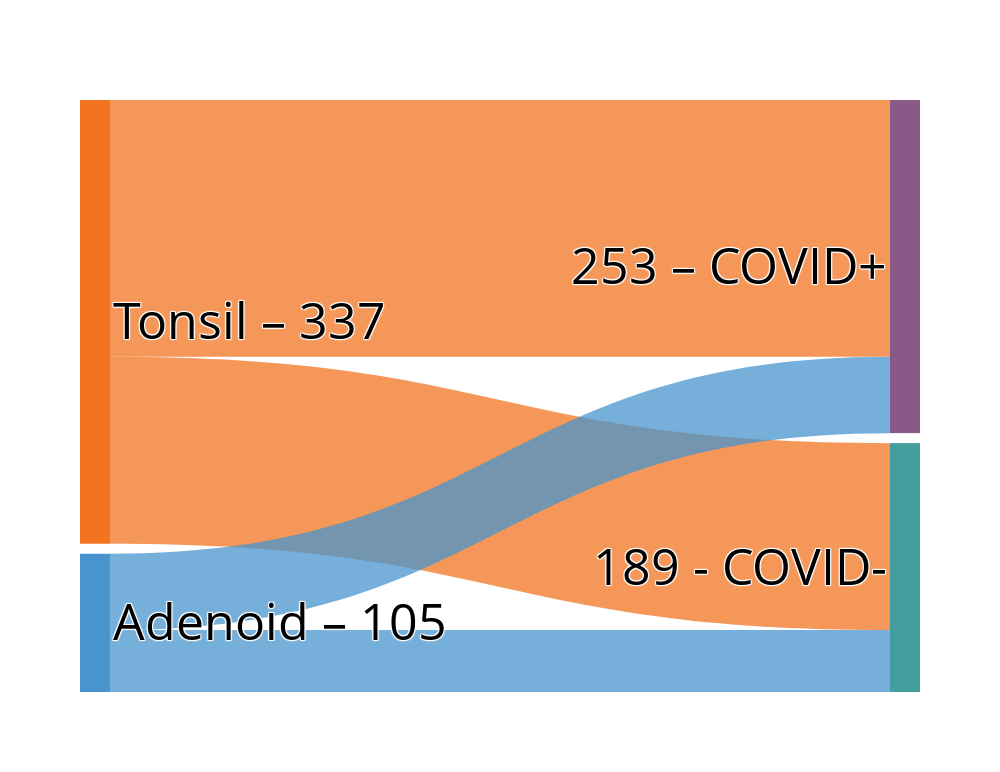

Write notebook code for a chart like this one.
### Code cell
import pandas as pd
import numpy as np
import plotly.graph_objs as go
from plotly.offline import download_plotlyjs, init_notebook_mode, plot, iplot
init_notebook_mode(connected=True)

# Original data
# data = [['Source','Target','Value','Color','Node, Label','Link Color'],
#     [0,5,20,'#F27420','Remain+No – 28','rgba(253, 227, 212, 0.5)'],
#     [0,6,3,'#4994CE','Leave+No – 16','rgba(242, 116, 32, 1)'],
#     [0,7,5,'#FABC13','Remain+Yes – 21','rgba(253, 227, 212, 0.5)'],
#     [1,5,14,'#7FC241','Leave+Yes – 14','rgba(219, 233, 246, 0.5)'],
#     [1,6,1,'#D3D3D3','Didn’t vote in at least one referendum – 21','rgba(73, 148, 206, 1)'],
#     [1,7,1,'#8A5988','46 – No','rgba(219, 233, 246,0.5)'],
#     [2,5,3,'#449E9E','39 – Yes','rgba(250, 188, 19, 1)'],
#     [2,6,17,'#D3D3D3','14 – Don’t know / would not vote','rgba(250, 188, 19, 0.5)'],
#     [2,7,2,'','','rgba(250, 188, 19, 0.5)'],
#     [3,5,3,'','','rgba(127, 194, 65, 1)'],
#     [3,6,9,'','','rgba(127, 194, 65, 0.5)'],
#     [3,7,2,'','','rgba(127, 194, 65, 0.5)'],
#     [4,5,5,'','','rgba(211, 211, 211, 0.5)'],
#     [4,6,9,'','','rgba(211, 211, 211, 0.5)'],
#     [4,7,8,'','','rgba(211, 211, 211, 0.5)']
#     ]

data = [['Source','Target','Value','Color','Node, Label','Link Color'],
    [0,2,195,'#F27420','Tonsil – 337', 'rgba(242, 116, 32, 0.75)'],
    [0,3,142,'#4994CE','Adenoid – 105', 'rgba(242, 116, 32, 0.75)'],
    [1,2,58,'#8A5988','253 – COVID+','rgba(73, 148, 206, 0.75)'],
    [1,3,47,'#449E9E','189 - COVID-','rgba(73, 148, 206, 0.75)'],
    ]

headers = data.pop(0)
df = pd.DataFrame(data, columns = headers)
scottish_df = df

data_trace = dict(
    type='sankey',
    domain = dict(
      x =  [0,1],
      y =  [0,1]
    ),
    orientation = "h",
    valueformat = ".0f",
    node = dict(
      pad = 10,
      thickness = 30,
      line = dict(
        color = "black",
        width = 0
      ),
      label =  scottish_df['Node, Label'].dropna(axis=0, how='any'),
      color = scottish_df['Color']
    ),
    link = dict(
      source = scottish_df['Source'].dropna(axis=0, how='any'),
      target = scottish_df['Target'].dropna(axis=0, how='any'),
      value = scottish_df['Value'].dropna(axis=0, how='any'),
      color = scottish_df['Link Color'].dropna(axis=0, how='any'),
  )
)

layout =  dict(
    title = "",
    height = 772,
    width = 1000,
    font = dict(
      size = 50,
      color="black"
    ),    
)

fig = dict(data=[data_trace], layout=layout)
iplot(fig, validate=False)

### Figure 1 — Plotly figure (JSON) as saved in the notebook; plotly's stock layout.template omitted (floating-point values rounded to 4 significant figures)
{"data": [{"domain": {"x": [0, 1], "y": [0, 1]}, "link": {"color": ["rgba(242, 116, 32, 0.75)", "rgba(242, 116, 32, 0.75)", "rgba(73, 148, 206, 0.75)", "rgba(73, 148, 206, 0.75)"], "source": [0, 0, 1, 1], "target": [2, 3, 2, 3], "value": [195, 142, 58, 47]}, "node": {"color": ["#F27420", "#4994CE", "#8A5988", "#449E9E"], "label": ["Tonsil – 337", "Adenoid – 105", "253 – COVID+", "189 - COVID-"], "line": {"color": "black", "width": 0}, "pad": 10, "thickness": 30}, "orientation": "h", "type": "sankey", "valueformat": ".0f"}], "layout": {"font": {"color": "black", "size": 50}, "height": 772, "title": "", "width": 1000}}
